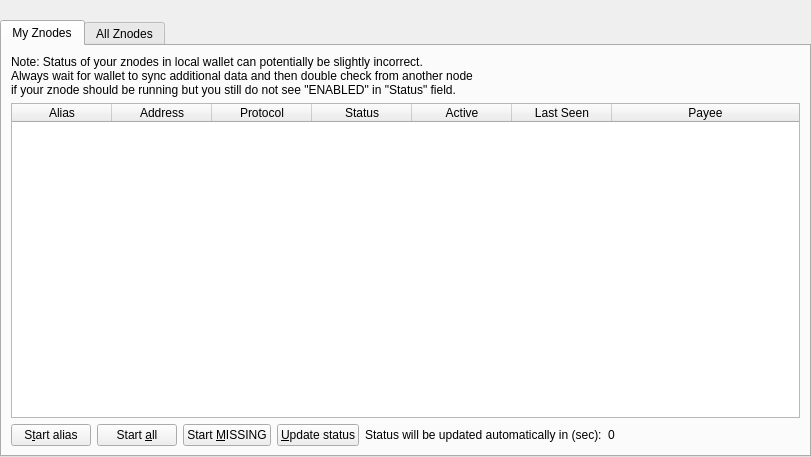
<?xml version="1.0" encoding="UTF-8"?>
<ui version="4.0">
 <class>Zoinode</class>
 <widget class="QWidget" name="Zoinode">
  <property name="geometry">
   <rect>
    <x>0</x>
    <y>0</y>
    <width>811</width>
    <height>457</height>
   </rect>
  </property>
  <property name="windowTitle">
   <string>Form</string>
  </property>
  <layout class="QVBoxLayout" name="topLayout">
   <property name="leftMargin">
    <number>0</number>
   </property>
   <property name="topMargin">
    <number>0</number>
   </property>
   <property name="rightMargin">
    <number>0</number>
   </property>
   <property name="bottomMargin">
    <number>0</number>
   </property>
   <item>
    <layout class="QVBoxLayout" name="verticalLayout">
     <property name="bottomMargin">
      <number>0</number>
     </property>
     <item>
      <spacer name="horizontalSpacer0">
       <property name="orientation">
        <enum>Qt::Horizontal</enum>
       </property>
       <property name="sizeHint" stdset="0">
        <size>
         <width>40</width>
         <height>20</height>
        </size>
       </property>
      </spacer>
     </item>
     <item>
      <widget class="QTabWidget" name="tabWidget">
       <property name="currentIndex">
        <number>0</number>
       </property>
       <widget class="QWidget" name="tabMyZoinodes">
        <attribute name="title">
         <string>My Znodes</string>
        </attribute>
        <layout class="QGridLayout" name="gridLayout_2">
         <item row="0" column="0">
          <layout class="QVBoxLayout" name="verticalLayout_2">
           <property name="bottomMargin">
            <number>0</number>
           </property>
           <item>
            <layout class="QHBoxLayout" name="horizontalLayout_note">
             <property name="bottomMargin">
              <number>0</number>
             </property>
             <item>
              <widget class="QLabel" name="updateNote">
               <property name="text">
                <string>Note: Status of your znodes in local wallet can potentially be slightly incorrect.&lt;br /&gt;Always wait for wallet to sync additional data and then double check from another node&lt;br /&gt;if your znode should be running but you still do not see &quot;ENABLED&quot; in &quot;Status&quot; field.</string>
               </property>
              </widget>
             </item>
            </layout>
           </item>
           <item>
            <widget class="QTableWidget" name="tableWidgetMyZoinodes">
             <property name="minimumSize">
              <size>
               <width>695</width>
               <height>0</height>
              </size>
             </property>
             <property name="editTriggers">
              <set>QAbstractItemView::NoEditTriggers</set>
             </property>
             <property name="alternatingRowColors">
              <bool>true</bool>
             </property>
             <property name="selectionMode">
              <enum>QAbstractItemView::SingleSelection</enum>
             </property>
             <property name="selectionBehavior">
              <enum>QAbstractItemView::SelectRows</enum>
             </property>
             <property name="sortingEnabled">
              <bool>true</bool>
             </property>
             <attribute name="horizontalHeaderStretchLastSection">
              <bool>true</bool>
             </attribute>
             <column>
              <property name="text">
               <string>Alias</string>
              </property>
             </column>
             <column>
              <property name="text">
               <string>Address</string>
              </property>
             </column>
             <column>
              <property name="text">
               <string>Protocol</string>
              </property>
             </column>
             <column>
              <property name="text">
               <string>Status</string>
              </property>
             </column>
             <column>
              <property name="text">
               <string>Active</string>
              </property>
             </column>
             <column>
              <property name="text">
               <string>Last Seen</string>
              </property>
             </column>
             <column>
              <property name="text">
               <string>Payee</string>
              </property>
             </column>
            </widget>
           </item>
           <item>
            <layout class="QHBoxLayout" name="horizontalLayout_5">
             <property name="bottomMargin">
              <number>0</number>
             </property>
             <item>
              <widget class="QPushButton" name="startButton">
               <property name="text">
                <string>S&amp;tart alias</string>
               </property>
              </widget>
             </item>
             <item>
              <widget class="QPushButton" name="startAllButton">
               <property name="text">
                <string>Start &amp;all</string>
               </property>
              </widget>
             </item>
             <item>
              <widget class="QPushButton" name="startMissingButton">
               <property name="text">
                <string>Start &amp;MISSING</string>
               </property>
              </widget>
             </item>
             <item>
              <widget class="QPushButton" name="UpdateButton">
               <property name="text">
                <string>&amp;Update status</string>
               </property>
              </widget>
             </item>
             <item>
              <widget class="QLabel" name="autoupdate_label">
               <property name="text">
                <string>Status will be updated automatically in (sec):</string>
               </property>
              </widget>
             </item>
             <item>
              <widget class="QLabel" name="secondsLabel">
               <property name="text">
                <string>0</string>
               </property>
              </widget>
             </item>
             <item>
              <spacer name="horizontalSpacer_5">
               <property name="orientation">
                <enum>Qt::Horizontal</enum>
               </property>
               <property name="sizeHint" stdset="0">
                <size>
                 <width>40</width>
                 <height>20</height>
                </size>
               </property>
              </spacer>
             </item>
            </layout>
           </item>
          </layout>
         </item>
        </layout>
       </widget>
       <widget class="QWidget" name="tabAllZoinodes">
        <attribute name="title">
         <string>All Znodes</string>
        </attribute>
        <layout class="QGridLayout" name="gridLayout">
         <item row="1" column="0">
          <widget class="QTableWidget" name="tableWidgetZoinodes">
           <property name="editTriggers">
            <set>QAbstractItemView::NoEditTriggers</set>
           </property>
           <property name="alternatingRowColors">
            <bool>true</bool>
           </property>
           <property name="selectionBehavior">
            <enum>QAbstractItemView::SelectRows</enum>
           </property>
           <property name="sortingEnabled">
            <bool>true</bool>
           </property>
           <attribute name="horizontalHeaderStretchLastSection">
            <bool>true</bool>
           </attribute>
           <column>
            <property name="text">
             <string>Address</string>
            </property>
           </column>
           <column>
            <property name="text">
             <string>Protocol</string>
            </property>
           </column>
           <column>
            <property name="text">
             <string>Status</string>
            </property>
           </column>
           <column>
            <property name="text">
             <string>Active</string>
            </property>
           </column>
           <column>
            <property name="text">
             <string>Last Seen</string>
            </property>
           </column>
           <column>
            <property name="text">
             <string>Payee</string>
            </property>
           </column>
          </widget>
         </item>
         <item row="0" column="0">
          <layout class="QHBoxLayout" name="horizontalLayout_3">
           <property name="bottomMargin">
            <number>0</number>
           </property>
           <item>
            <widget class="QLabel" name="label_filter">
             <property name="text">
              <string>Filter List:</string>
             </property>
            </widget>
           </item>
           <item>
            <widget class="QLineEdit" name="filterLineEdit">
             <property name="toolTip">
              <string>Filter znode list</string>
             </property>
            </widget>
           </item>
           <item>
            <spacer name="horizontalSpacer_3">
             <property name="orientation">
              <enum>Qt::Horizontal</enum>
             </property>
             <property name="sizeHint" stdset="0">
              <size>
               <width>10</width>
               <height>20</height>
              </size>
             </property>
            </spacer>
           </item>
           <item>
            <widget class="QLabel" name="label_count">
             <property name="text">
              <string>Node Count:</string>
             </property>
            </widget>
           </item>
           <item>
            <widget class="QLabel" name="countLabel">
             <property name="text">
              <string>0</string>
             </property>
            </widget>
           </item>
          </layout>
         </item>
        </layout>
       </widget>
      </widget>
     </item>
    </layout>
   </item>
  </layout>
 </widget>
 <resources/>
 <connections/>
</ui>
